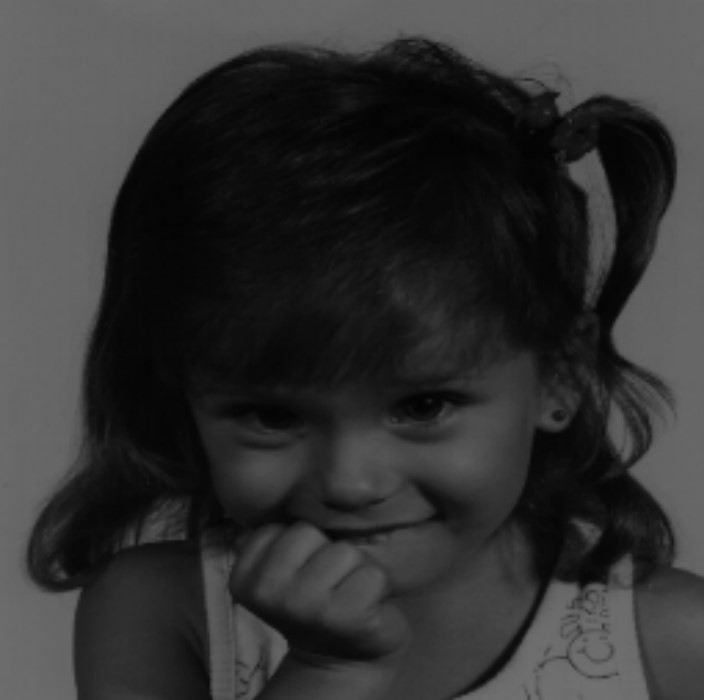
#> input picture BIL370 Digital Image Processing/LectureSlides/2023-2024/LectureCodes/A.jpg, 704 x 700 px, found by its file name
$ python week5codes.py   (older library calls are emulated)
#> lines starting #> are read from the running program, lines starting #| are printed output that depends on the picture
import numpy as np
import cv2   as cv
from matplotlib import  pyplot as plt
import time as tm

imread      = cv.imread
fig         = plt.figure
subplot     = plt.subplot
plot        = plt.plot
imshow      = plt.imshow
sumf        = np.sum
shape       = np.shape
size        = np.size

def cla():
    return plt.close("all")
#%%

I = imread("A.jpg" , 0)
#> I is the input picture: shape (700, 704); min 3, max 114, mean 50.8

fig()
imshow(I , cmap = "gray" , vmin = 0 , vmax = 255)


def myhist(I):
    hist = np.zeros(256)
    for i in range(256):
        hist[i] = sumf(I == i)
#> after the loop, hist = 256 values, max 23279 at index 102, min 0 at index 0, mean 1925

    return hist

h = myhist(I)
#> h has the same summary as hist in myhist

fig()
plot(h)

def stdfun(I):

    h = myhist(I)
#> h has the same summary as hist in myhist

    p = h/sumf(h)
#> p = 256 values, max 0.0472 at index 102, min 0 at index 0, mean 0.00391

    x = np.arange(0,256)

    mu = sumf(x*p)
#> mu = 50.85

    sd = np.sqrt(sumf( (x-mu)**2 * p))
#> sd = 37.44

    return (mu,sd)

mu , sd = stdfun(I)
#> mu = 50.85; sd = 37.44
#%%

I1 = imread("A.jpg" , 0)
I2 = imread("B.jpg" , 0)
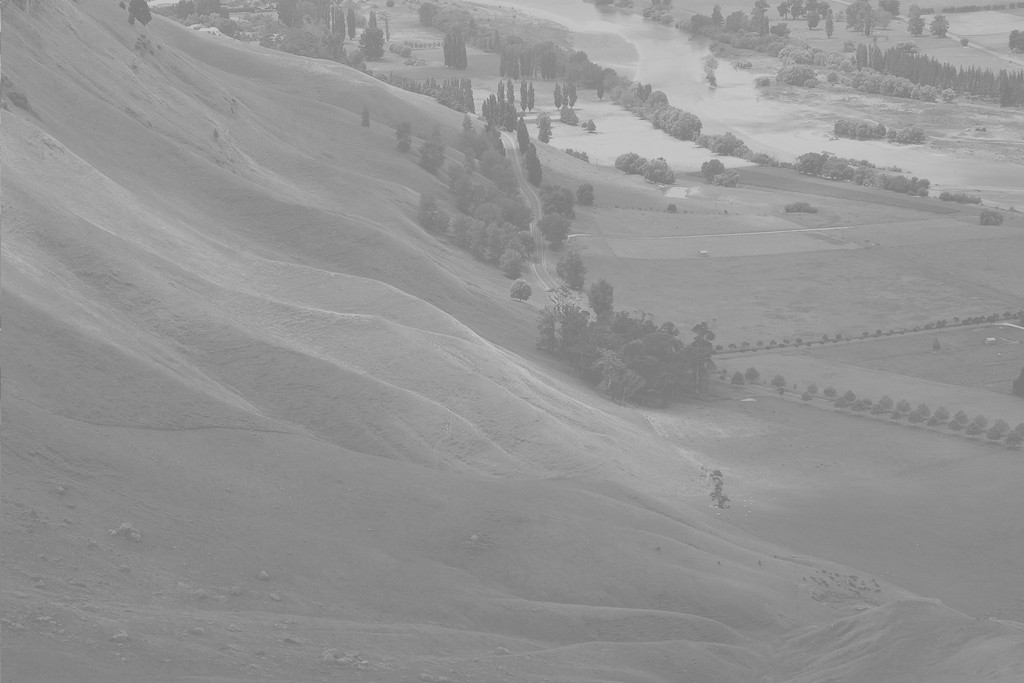
#> input picture BIL370 Digital Image Processing/LectureSlides/2023-2024/LectureCodes/B.jpg, 1024 x 683 px, found by its file name
#> I2 is the input picture: shape (683, 1024); min 114, max 208, mean 148
I3 = imread("C.tif" , 0)
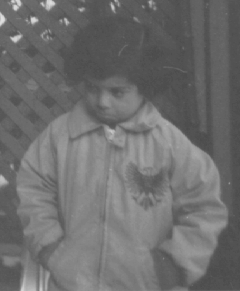
#> input picture BIL370 Digital Image Processing/LectureSlides/2023-2024/LectureCodes/C.tif, 240 x 291 px, found by its file name
#> I3 is the input picture: shape (291, 240); min 74, max 224, mean 110.3
I4 = imread("C.jpg" , 0)

_ , sd1 = stdfun(I1)
#> sd1 = 37.44
_ , sd2 = stdfun(I2)
#> sd2 = 14.38
_ , sd3 = stdfun(I3)
#> sd3 = 23.18
_ , sd4 = stdfun(I4)
#> sd4 = 23.18

fig()
subplot(1,4,1) , imshow(I1 , cmap = "gray" , vmin = 0 , vmax = 255)
subplot(1,4,2) , imshow(I2 , cmap = "gray" , vmin = 0 , vmax = 255)
subplot(1,4,3) , imshow(I3 , cmap = "gray" , vmin = 0 , vmax = 255)
subplot(1,4,4) , imshow(I4 , cmap = "gray" , vmin = 0 , vmax = 255)

#%%
cla()
Ix = imread("C.jpg" , 0)

h = myhist(Ix)
#> h = 256 values, max 3628 at index 82, min 0 at index 0, mean 272.8

p = h/sumf(h)
#> p = 256 values, max 0.0519 at index 82, min 0 at index 0, mean 0.00391

F = np.cumsum(p)
#> F = 256 values from 0 to 1

fig()
plot(p/np.max(p)) , plot(F , "--r")


Iy = np.zeros_like(Ix)

for i in range(256):
    I_mask = Ix == i

    Iy[I_mask] = np.uint8(255*F[i])
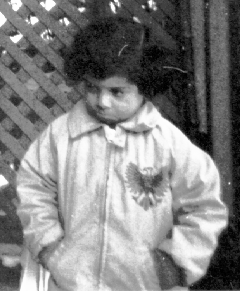
#> Iy: shape (291, 240); min 0, max 254, mean 129.9

fig()
subplot(1,2,1) , imshow(Ix , cmap = "gray" , vmin = 0 , vmax = 255)
subplot(1,2,2) , imshow(Iy , cmap = "gray" , vmin = 0 , vmax = 255)

hy = myhist(Iy)
#> hy = 256 values, max 3628 at index 24, min 0 at index 2, mean 272.8
py = hy/sumf(hy)
#> py = 256 values, max 0.0519 at index 24, min 0 at index 2, mean 0.00391

Fy = np.cumsum(py)
#> Fy = 256 values from 0.000573 to 1

fig()
subplot(2,1,1) , plot(p/np.max(p)) , plot(F , "--r")
subplot(2,1,2) , plot(py/np.max(py)) , plot(Fy , "--r")
#%%


from skimage.exposure import match_histograms


Ir = imread('Ref2.jpg'); Ir = cv.cvtColor(Ir, cv.COLOR_BGR2RGB )
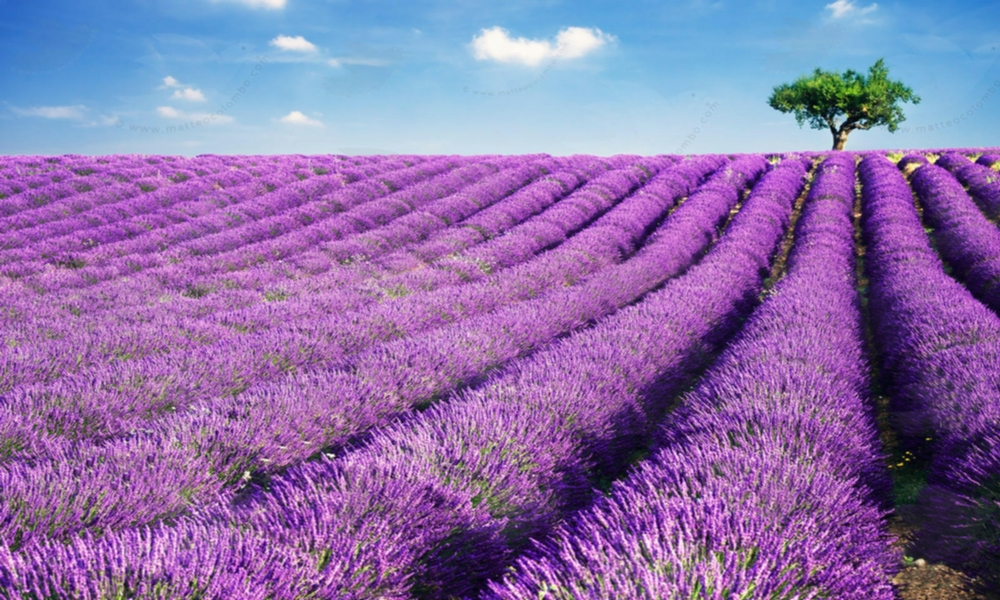
#> input picture BIL370 Digital Image Processing/LectureSlides/2023-2024/LectureCodes/Ref2.jpg, 1000 x 600 px, found by its file name
#> further down, Ir is the input picture: shape (600, 1000, 3); mean B, G, R 170, 112.3, 140.3
Is = imread('Src.jpg'); Is = cv.cvtColor(Is, cv.COLOR_BGR2RGB )
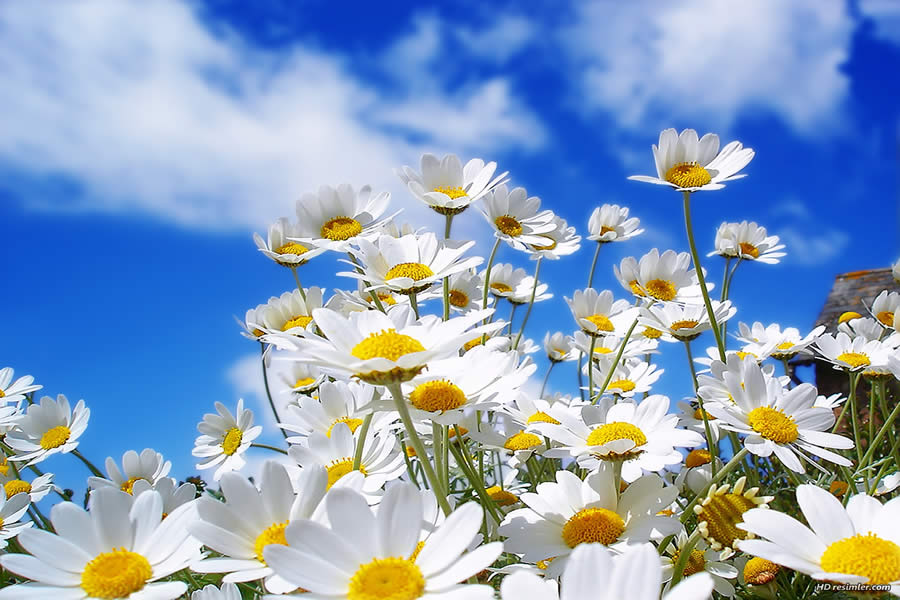
#> input picture BIL370 Digital Image Processing/LectureSlides/2023-2024/LectureCodes/Src.jpg, 900 x 600 px, found by its file name
#> further down, Is is the input picture: shape (600, 900, 3); mean B, G, R 189.2, 159.5, 136.3
fig()

subplot(1,2,1) , imshow(Is  , vmin = 0 , vmax = 255)
subplot(1,2,2) , imshow(Ir  , vmin = 0 , vmax = 255)

matched = match_histograms(Is, Ir,
                           multichannel=True,)
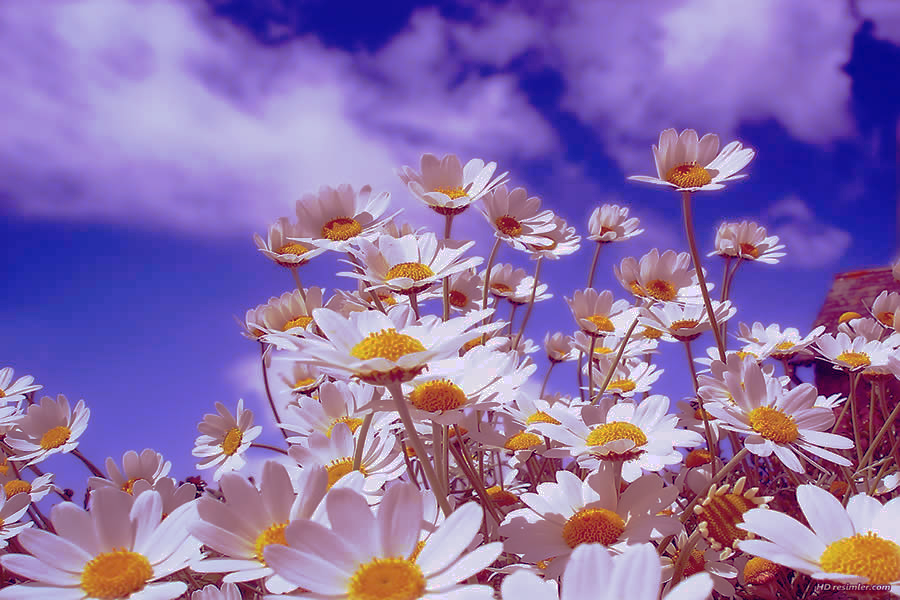
#> matched: shape (600, 900, 3); mean R, G, B 139.9, 111.9, 170
fig()

subplot(1,3,1) , imshow(Is)
subplot(1,3,2) , imshow(Ir)
subplot(1,3,3) , imshow(matched)


#> figure, not shown here; curve peaks at x = 82, y = 1; curve peaks at x = 224, y = 1
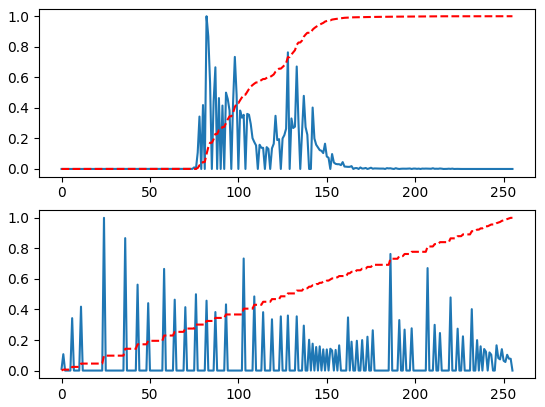
#> figure drawn by matplotlib, 2 panels; panel 1: curve peaks at x = 82, y = 1; panel 1: curve peaks at x = 224, y = 1; panel 2: curve peaks at x = 24, y = 1; panel 2: curve peaks at x = 254, y = 1
